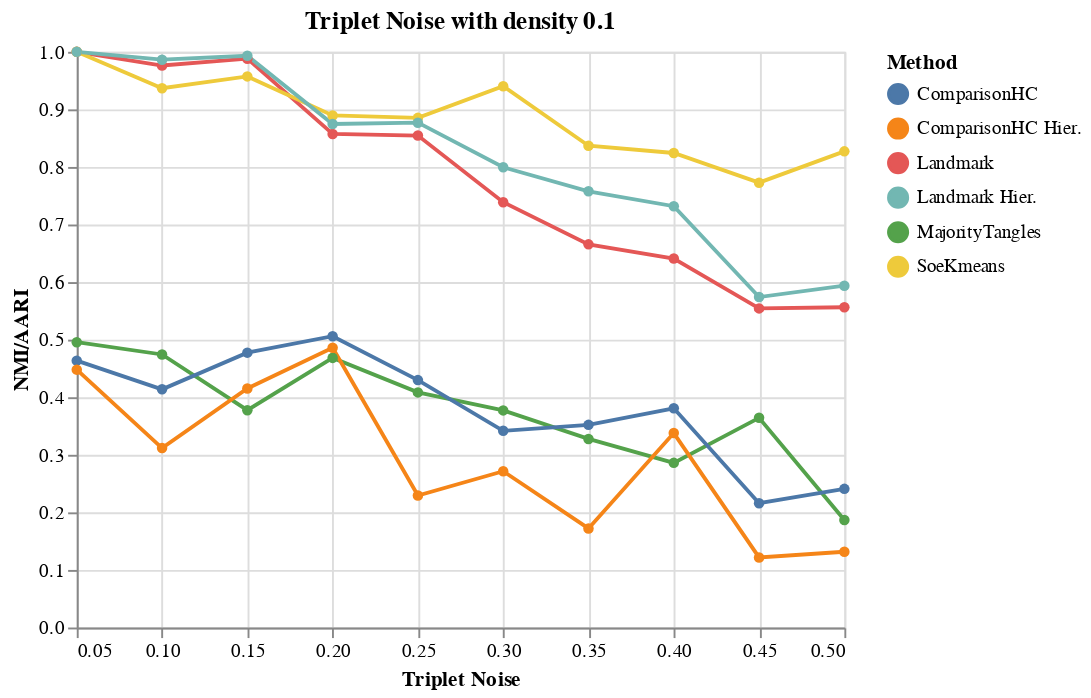
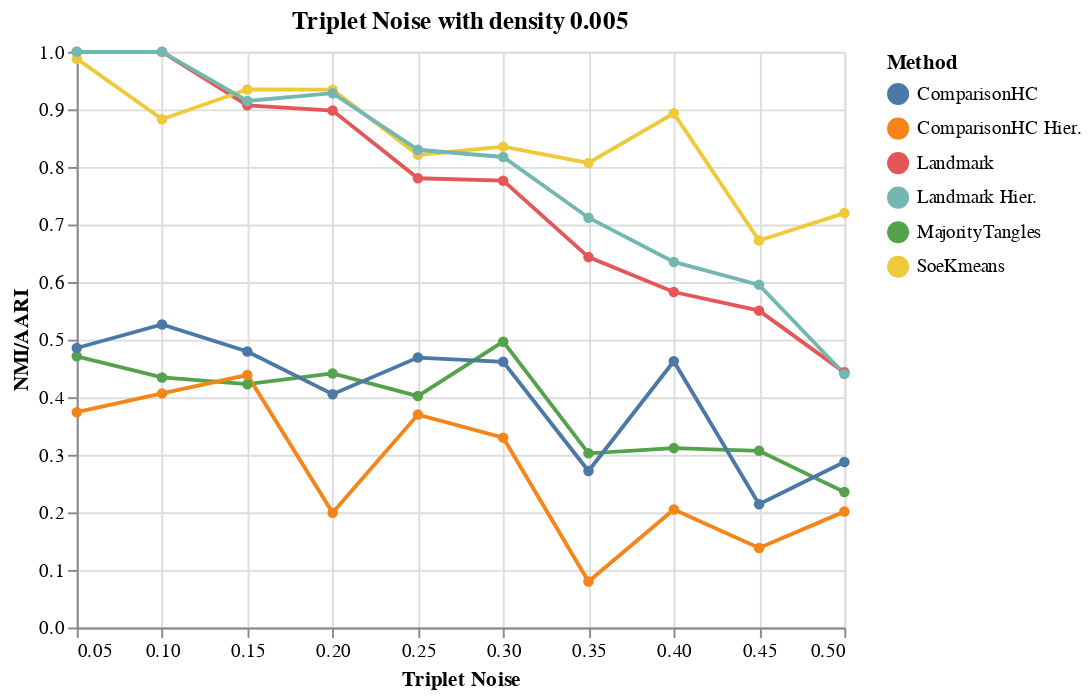

Notebook code cell kept with these figures, in order:
### Code cell
alt.Chart(df_01).mark_line(point={}).encode(x="Triplet Noise:Q", y="NMI/AARI:Q", color="Method:N").properties(title="Triplet Noise with density 0.1").display()
alt.Chart(df_005).mark_line(point={}).encode(x="Triplet Noise:Q", y="NMI/AARI:Q", color="Method:N").properties(title="Triplet Noise with density 0.005")

### Figure 1 — Vega-Lite specification as saved in the notebook (floating-point values rounded to 4 significant figures)
{"config": {"view": {"continuousWidth": 400, "continuousHeight": 300}}, "data": {"name": "data-2b95faa5c3eebd6ef123980c12397f09"}, "mark": {"type": "line", "point": {}}, "encoding": {"color": {"type": "nominal", "field": "Method"}, "x": {"type": "quantitative", "field": "Triplet Noise"}, "y": {"type": "quantitative", "field": "NMI/AARI"}}, "title": "Triplet Noise with density 0.1", "$schema": "https://vega.github.io/schema/vega-lite/v4.8.1.json", "datasets": {"data-2b95faa5c3eebd6ef123980c12397f09": [{"Triplet Noise": 0.05, "Method": "Landmark", "NMI/AARI": 1.0}, {"Triplet Noise": 0.1, "Method": "Landmark", "NMI/AARI": 0.9762}, {"Triplet Noise": 0.15, "Method": "Landmark", "NMI/AARI": 0.9881}, {"Triplet Noise": 0.2, "Method": "Landmark", "NMI/AARI": 0.8573}, {"Triplet Noise": 0.25, "Method": "Landmark", "NMI/AARI": 0.8545}, {"Triplet Noise": 0.3, "Method": "Landmark", "NMI/AARI": 0.7388}, {"Triplet Noise": 0.35, "Method": "Landmark", "NMI/AARI": 0.6655}, {"Triplet Noise": 0.4, "Method": "Landmark", "NMI/AARI": 0.6409}, {"Triplet Noise": 0.45, "Method": "Landmark", "NMI/AARI": 0.5543}, {"Triplet Noise": 0.5, "Method": "Landmark", "NMI/AARI": 0.5563}, {"Triplet Noise": 0.05, "Method": "SoeKmeans", "NMI/AARI": 1.0}, {"Triplet Noise": 0.1, "Method": "SoeKmeans", "NMI/AARI": 0.9368}, {"Triplet Noise": 0.15, "Method": "SoeKmeans", "NMI/AARI": 0.9573}, {"Triplet Noise": 0.2, "Method": "SoeKmeans", "NMI/AARI": 0.8895}, {"Triplet Noise": 0.25, "Method": "SoeKmeans", "NMI/AARI": 0.8852}, {"Triplet Noise": 0.3, "Method": "SoeKmeans", "NMI/AARI": 0.9403}, {"Triplet Noise": 0.35, "Method": "SoeKmeans", "NMI/AARI": 0.8369}, {"Triplet Noise": 0.4, "Method": "SoeKmeans", "NMI/AARI": 0.8243}, {"Triplet Noise": 0.45, "Method": "SoeKmeans", "NMI/AARI": 0.7727}, {"Triplet Noise": 0.5, "Method": "SoeKmeans", "NMI/AARI": 0.8271}, {"Triplet Noise": 0.05, "Method": "MajorityTangles", "NMI/AARI": 0.4956}, {"Triplet Noise": 0.1, "Method": "MajorityTangles", "NMI/AARI": 0.4743}, {"Triplet Noise": 0.15, "Method": "MajorityTangles", "NMI/AARI": 0.3775}, {"Triplet Noise": 0.2, "Method": "MajorityTangles", "NMI/AARI": 0.4684}, {"Triplet Noise": 0.25, "Method": "MajorityTangles", "NMI/AARI": 0.4084}, {"Triplet Noise": 0.3, "Method": "MajorityTangles", "NMI/AARI": 0.3771}, {"Triplet Noise": 0.35, "Method": "MajorityTangles", "NMI/AARI": 0.3276}, {"Triplet Noise": 0.4, "Method": "MajorityTangles", "NMI/AARI": 0.286}, {"Triplet Noise": 0.45, "Method": "MajorityTangles", "NMI/AARI": 0.3642}, {"Triplet Noise": 0.5, "Method": "MajorityTangles", "NMI/AARI": 0.1868}, {"Triplet Noise": 0.05, "Method": "ComparisonHC", "NMI/AARI": 0.4635}, {"Triplet Noise": 0.1, "Method": "ComparisonHC", "NMI/AARI": 0.4137}, {"Triplet Noise": 0.15, "Method": "ComparisonHC", "NMI/AARI": 0.4774}, {"Triplet Noise": 0.2, "Method": "ComparisonHC", "NMI/AARI": 0.506}, {"Triplet Noise": 0.25, "Method": "ComparisonHC", "NMI/AARI": 0.4298}, {"Triplet Noise": 0.3, "Method": "ComparisonHC", "NMI/AARI": 0.3417}, {"Triplet Noise": 0.35, "Method": "ComparisonHC", "NMI/AARI": 0.352}, {"Triplet Noise": 0.4, "Method": "ComparisonHC", "NMI/AARI": 0.3808}, {"Triplet Noise": 0.45, "Method": "ComparisonHC", "NMI/AARI": 0.2159}, {"Triplet Noise": 0.5, "Method": "ComparisonHC", "NMI/AARI": 0.2408}, {"Triplet Noise": 0.05, "Method": "Landmark Hier.", "NMI/AARI": 1.0}, {"Triplet Noise": 0.1, "Method": "Landmark Hier.", "NMI/AARI": 0.9863}, {"Triplet Noise": 0.15, "Method": "Landmark Hier.", "NMI/AARI": 0.9932}, {"Triplet Noise": 0.2, "Method": "Landmark Hier.", "NMI/AARI": 0.8746}, {"Triplet Noise": 0.25, "Method": "Landmark Hier.", "NMI/AARI": 0.8769}, {"Triplet Noise": 0.3, "Method": "Landmark Hier.", "NMI/AARI": 0.7994}, {"Triplet Noise": 0.35, "Method": "Landmark Hier.", "NMI/AARI": 0.7577}, {"Triplet Noise": 0.4, "Method": "Landmark Hier.", "NMI/AARI": 0.7318}, {"Triplet Noise": 0.45, "Method": "Landmark Hier.", "NMI/AARI": 0.574}, {"Triplet Noise": 0.5, "Method": "Landmark Hier.", "NMI/AARI": 0.5938}, {"Triplet Noise": 0.05, "Method": "ComparisonHC Hier.", "NMI/AARI": 0.4479}, {"Triplet Noise": 0.1, "Method": "ComparisonHC Hier.", "NMI/AARI": 0.3117}, {"Triplet Noise": 0.15, "Method": "ComparisonHC Hier.", "NMI/AARI": 0.4153}, {"Triplet Noise": 0.2, "Method": "ComparisonHC Hier.", "NMI/AARI": 0.4861}, {"Triplet Noise": 0.25, "Method": "ComparisonHC Hier.", "NMI/AARI": 0.2293}, {"Triplet Noise": 0.3, "Method": "ComparisonHC Hier.", "NMI/AARI": 0.2715}, {"Triplet Noise": 0.35, "Method": "ComparisonHC Hier.", "NMI/AARI": 0.1721}, {"Triplet Noise": 0.4, "Method": "ComparisonHC Hier.", "NMI/AARI": 0.3377}, {"Triplet Noise": 0.45, "Method": "ComparisonHC Hier.", "NMI/AARI": 0.1217}, {"Triplet Noise": 0.5, "Method": "ComparisonHC Hier.", "NMI/AARI": 0.1317}]}}

### Figure 2 — Vega-Lite specification as saved in the notebook (floating-point values rounded to 4 significant figures)
{"config": {"view": {"continuousWidth": 400, "continuousHeight": 300}}, "data": {"name": "data-9339bb610f9df3fd0bc797f4f30442f9"}, "mark": {"type": "line", "point": {}}, "encoding": {"color": {"type": "nominal", "field": "Method"}, "x": {"type": "quantitative", "field": "Triplet Noise"}, "y": {"type": "quantitative", "field": "NMI/AARI"}}, "title": "Triplet Noise with density 0.005", "$schema": "https://vega.github.io/schema/vega-lite/v4.8.1.json", "datasets": {"data-9339bb610f9df3fd0bc797f4f30442f9": [{"Triplet Noise": 0.05, "Method": "Landmark", "NMI/AARI": 1.0}, {"Triplet Noise": 0.1, "Method": "Landmark", "NMI/AARI": 1.0}, {"Triplet Noise": 0.15, "Method": "Landmark", "NMI/AARI": 0.9071}, {"Triplet Noise": 0.2, "Method": "Landmark", "NMI/AARI": 0.898}, {"Triplet Noise": 0.25, "Method": "Landmark", "NMI/AARI": 0.7804}, {"Triplet Noise": 0.3, "Method": "Landmark", "NMI/AARI": 0.7762}, {"Triplet Noise": 0.35, "Method": "Landmark", "NMI/AARI": 0.6434}, {"Triplet Noise": 0.4, "Method": "Landmark", "NMI/AARI": 0.5828}, {"Triplet Noise": 0.45, "Method": "Landmark", "NMI/AARI": 0.5504}, {"Triplet Noise": 0.5, "Method": "Landmark", "NMI/AARI": 0.4433}, {"Triplet Noise": 0.05, "Method": "SoeKmeans", "NMI/AARI": 0.9881}, {"Triplet Noise": 0.1, "Method": "SoeKmeans", "NMI/AARI": 0.8829}, {"Triplet Noise": 0.15, "Method": "SoeKmeans", "NMI/AARI": 0.9346}, {"Triplet Noise": 0.2, "Method": "SoeKmeans", "NMI/AARI": 0.9343}, {"Triplet Noise": 0.25, "Method": "SoeKmeans", "NMI/AARI": 0.8209}, {"Triplet Noise": 0.3, "Method": "SoeKmeans", "NMI/AARI": 0.8353}, {"Triplet Noise": 0.35, "Method": "SoeKmeans", "NMI/AARI": 0.8069}, {"Triplet Noise": 0.4, "Method": "SoeKmeans", "NMI/AARI": 0.8931}, {"Triplet Noise": 0.45, "Method": "SoeKmeans", "NMI/AARI": 0.6722}, {"Triplet Noise": 0.5, "Method": "SoeKmeans", "NMI/AARI": 0.7198}, {"Triplet Noise": 0.05, "Method": "MajorityTangles", "NMI/AARI": 0.4711}, {"Triplet Noise": 0.1, "Method": "MajorityTangles", "NMI/AARI": 0.4344}, {"Triplet Noise": 0.15, "Method": "MajorityTangles", "NMI/AARI": 0.4227}, {"Triplet Noise": 0.2, "Method": "MajorityTangles", "NMI/AARI": 0.4414}, {"Triplet Noise": 0.25, "Method": "MajorityTangles", "NMI/AARI": 0.402}, {"Triplet Noise": 0.3, "Method": "MajorityTangles", "NMI/AARI": 0.4965}, {"Triplet Noise": 0.35, "Method": "MajorityTangles", "NMI/AARI": 0.3026}, {"Triplet Noise": 0.4, "Method": "MajorityTangles", "NMI/AARI": 0.3116}, {"Triplet Noise": 0.45, "Method": "MajorityTangles", "NMI/AARI": 0.3069}, {"Triplet Noise": 0.5, "Method": "MajorityTangles", "NMI/AARI": 0.2354}, {"Triplet Noise": 0.05, "Method": "ComparisonHC", "NMI/AARI": 0.4856}, {"Triplet Noise": 0.1, "Method": "ComparisonHC", "NMI/AARI": 0.5265}, {"Triplet Noise": 0.15, "Method": "ComparisonHC", "NMI/AARI": 0.4795}, {"Triplet Noise": 0.2, "Method": "ComparisonHC", "NMI/AARI": 0.4053}, {"Triplet Noise": 0.25, "Method": "ComparisonHC", "NMI/AARI": 0.4689}, {"Triplet Noise": 0.3, "Method": "ComparisonHC", "NMI/AARI": 0.4614}, {"Triplet Noise": 0.35, "Method": "ComparisonHC", "NMI/AARI": 0.2718}, {"Triplet Noise": 0.4, "Method": "ComparisonHC", "NMI/AARI": 0.4625}, {"Triplet Noise": 0.45, "Method": "ComparisonHC", "NMI/AARI": 0.214}, {"Triplet Noise": 0.5, "Method": "ComparisonHC", "NMI/AARI": 0.2875}, {"Triplet Noise": 0.05, "Method": "Landmark Hier.", "NMI/AARI": 1.0}, {"Triplet Noise": 0.1, "Method": "Landmark Hier.", "NMI/AARI": 1.0}, {"Triplet Noise": 0.15, "Method": "Landmark Hier.", "NMI/AARI": 0.9146}, {"Triplet Noise": 0.2, "Method": "Landmark Hier.", "NMI/AARI": 0.9282}, {"Triplet Noise": 0.25, "Method": "Landmark Hier.", "NMI/AARI": 0.8298}, {"Triplet Noise": 0.3, "Method": "Landmark Hier.", "NMI/AARI": 0.8173}, {"Triplet Noise": 0.35, "Method": "Landmark Hier.", "NMI/AARI": 0.7118}, {"Triplet Noise": 0.4, "Method": "Landmark Hier.", "NMI/AARI": 0.635}, {"Triplet Noise": 0.45, "Method": "Landmark Hier.", "NMI/AARI": 0.5952}, {"Triplet Noise": 0.5, "Method": "Landmark Hier.", "NMI/AARI": 0.4404}, {"Triplet Noise": 0.05, "Method": "ComparisonHC Hier.", "NMI/AARI": 0.374}, {"Triplet Noise": 0.1, "Method": "ComparisonHC Hier.", "NMI/AARI": 0.4067}, {"Triplet Noise": 0.15, "Method": "ComparisonHC Hier.", "NMI/AARI": 0.4386}, {"Triplet Noise": 0.2, "Method": "ComparisonHC Hier.", "NMI/AARI": 0.1992}, {"Triplet Noise": 0.25, "Method": "ComparisonHC Hier.", "NMI/AARI": 0.3698}, {"Triplet Noise": 0.3, "Method": "ComparisonHC Hier.", "NMI/AARI": 0.3298}, {"Triplet Noise": 0.35, "Method": "ComparisonHC Hier.", "NMI/AARI": 0.07989}, {"Triplet Noise": 0.4, "Method": "ComparisonHC Hier.", "NMI/AARI": 0.2049}, {"Triplet Noise": 0.45, "Method": "ComparisonHC Hier.", "NMI/AARI": 0.1381}, {"Triplet Noise": 0.5, "Method": "ComparisonHC Hier.", "NMI/AARI": 0.2013}]}}
